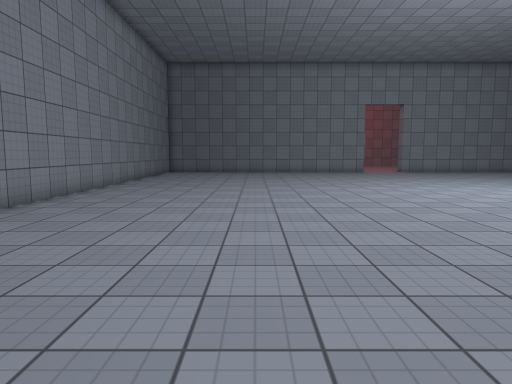
[1] (above)

23 first-person views from a walk through a scene from a Unity 3-D project. The camera is 1.4 m above the floor, tilts 6° down and sees 70° across. The floor is counted in squares, 1 m on a side. Each view is taken from the middle of a square. On the plan, view 1 faces up. The plan holds only what a view shows up to about 16 squares ahead; the rest is blank. The player is left out. Surface patterns are stand-ins for the level's own textures.

[2]
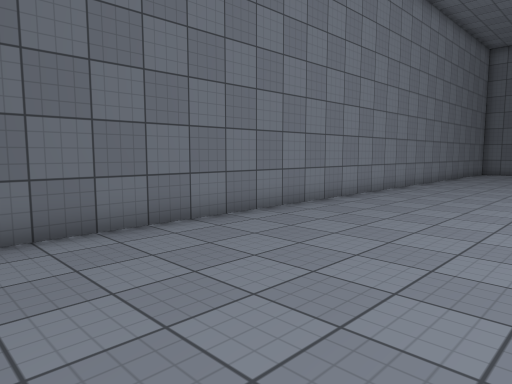

[3]
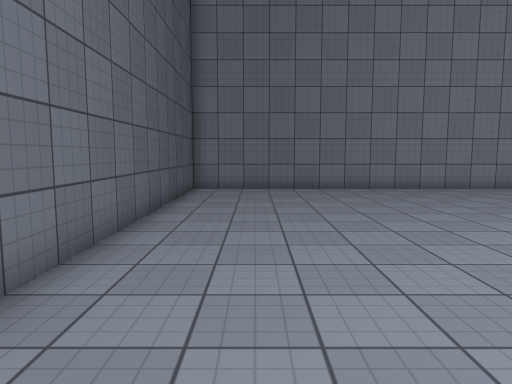

[4]
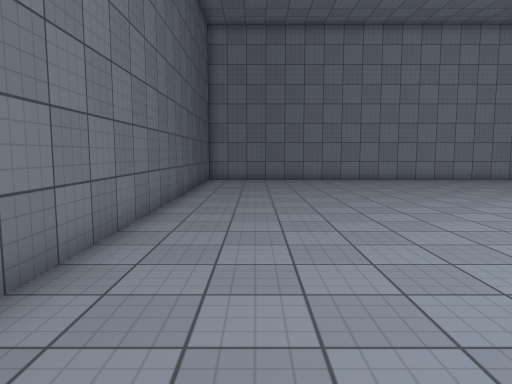

[5]
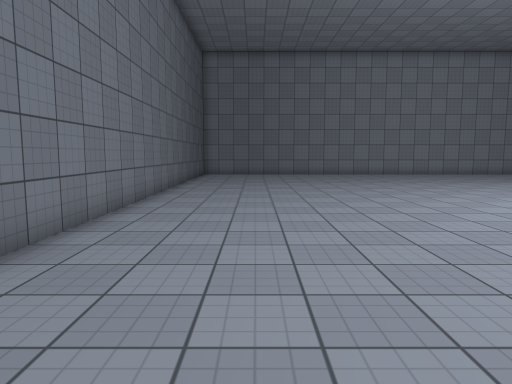

[6]
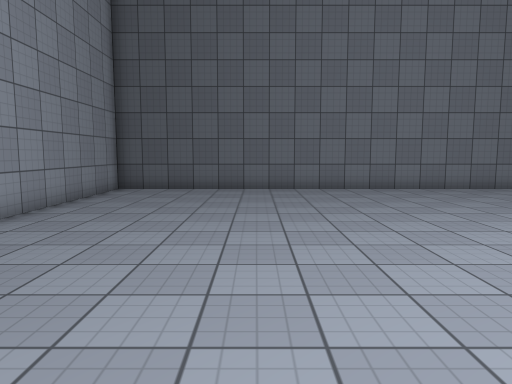

[7]
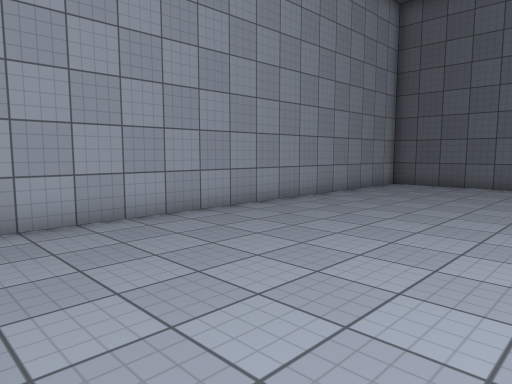

[8]
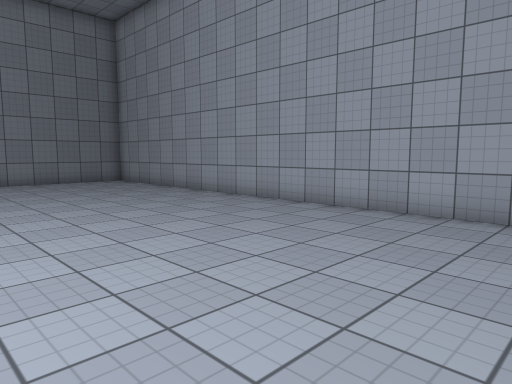

[9]
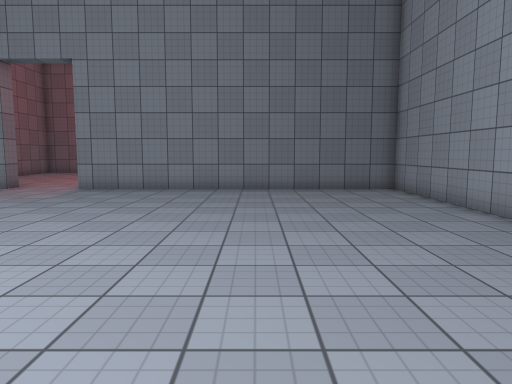

[10]
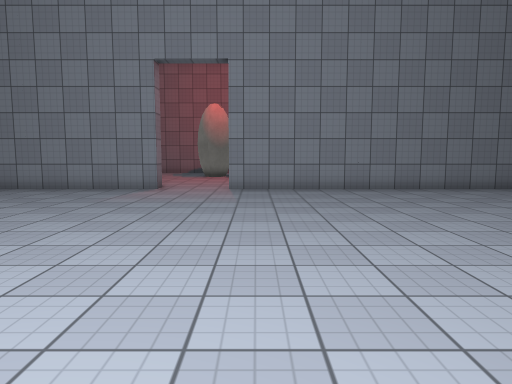

[11]
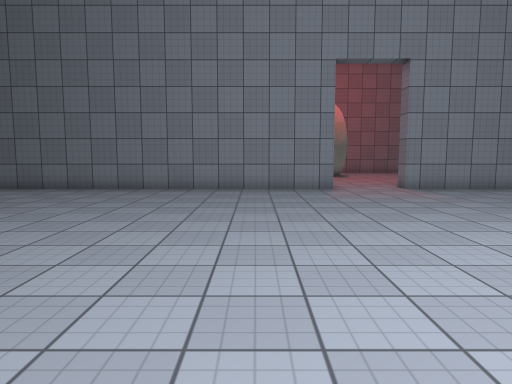

[12]
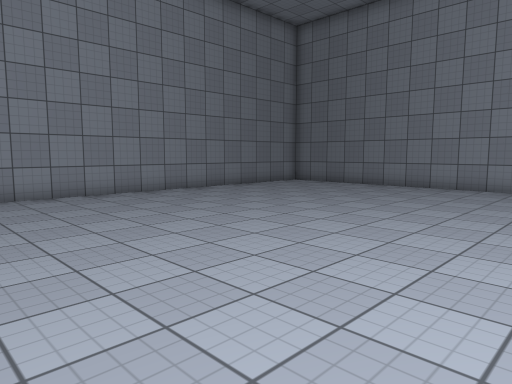

[13]
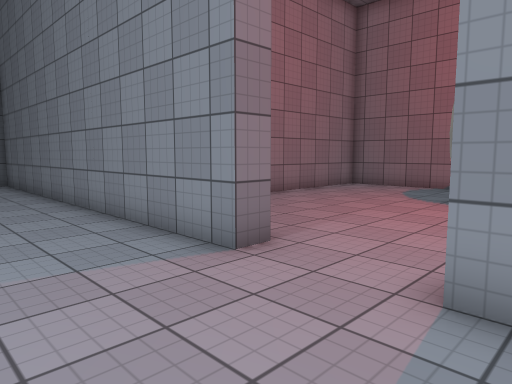

[14]
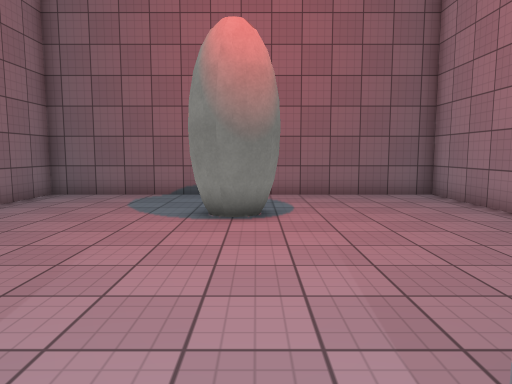

[15]
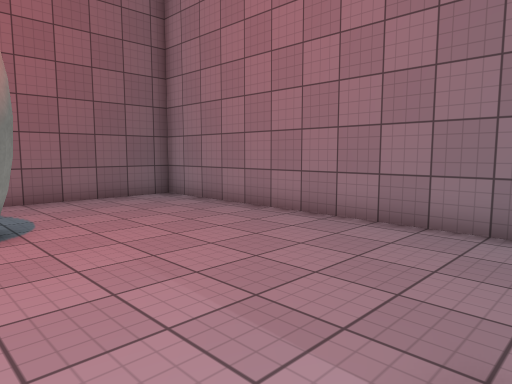

[16]
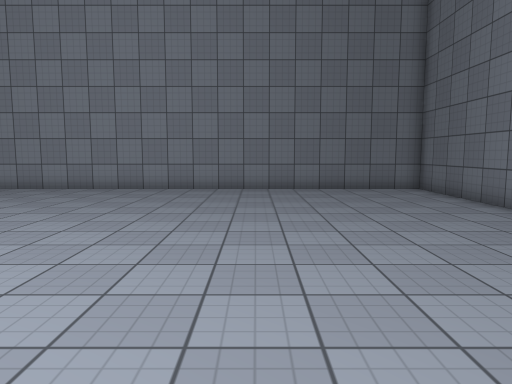

[17]
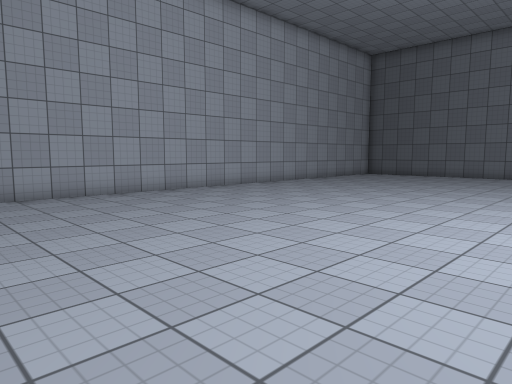

[18]
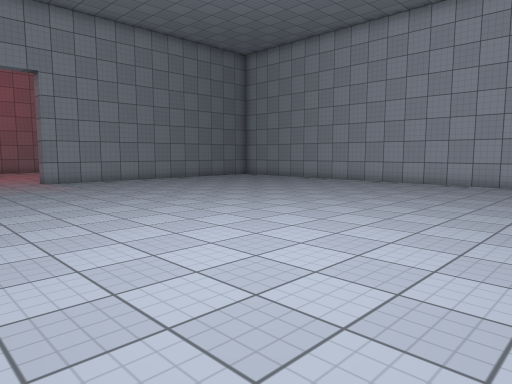

[19]
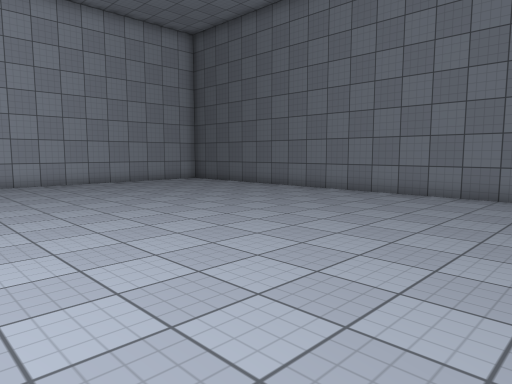

[20]
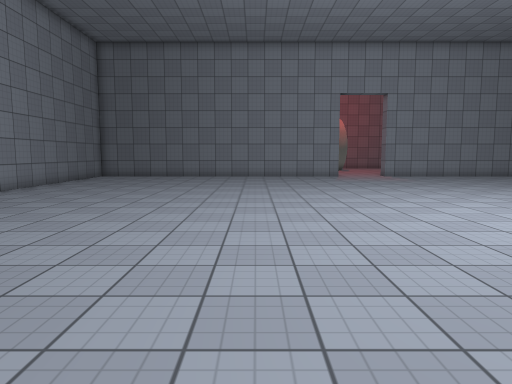

[21]
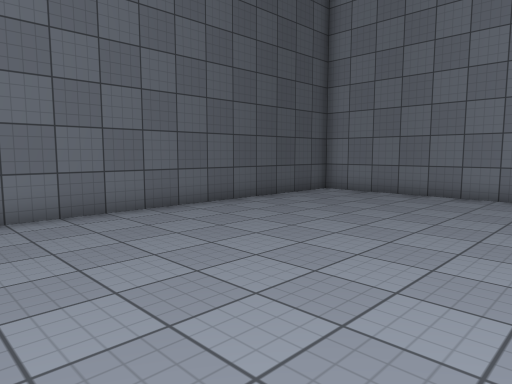

[22]
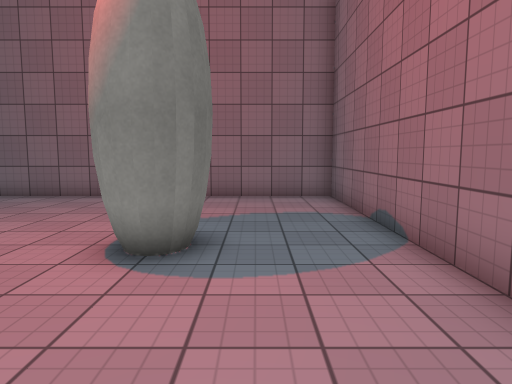

[23]
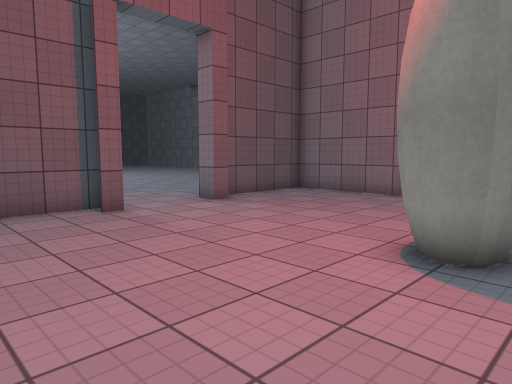

### Floor plan
Ten units are one square. View 1 is at (0, 0); x grows to the right and y downward. Boxes are objects, and circles mark ways between rooms. Rooms are numbered by the first view taken in them; rooms with no view inside come last. Other rooms are left out.
<svg viewBox="-70 -400 310 430">
<path fill="none" stroke="#000" d="M81 -275 -65 -275 -65 25 235 25 235 -275 109 -275M93 -347 88 -349M102 -349 97 -347M104 -351 100 -348M103 -361 105 -357M74 -283 81 -283 81 -275M30 -319 30 -275 69 -275M109 -275 109 -283 115 -283M111 -275 134 -275M160 -291 160 -395 30 -395 30 -338"/>
<circle cx="95" cy="-275" r="3" fill="#2a7"/>
<text x="80" y="-120">1</text>
<text x="90" y="-340">2</text>
</svg>
Room 1 opens to room 2.

Where each view was taken, in squares from view 1:
view 1: 0 up, 0 right, facing up
view 2: 0 up, 0 right, facing up-left
view 3: 0 up, 8 right, facing left
view 4: 0 up, 13 right, facing left
view 5: 1 up, 18 right, facing left
view 6: 12 up, 18 right, facing down
view 7: 14 up, 16 right, facing down-right
view 8: 9 up, 15 right, facing up-right
view 9: 13 up, 18 right, facing up
view 10: 13 up, 12 right, facing up
view 11: 13 up, 5 right, facing up
view 12: 12 up, 6 right, facing up-left
view 13: 24 up, 12 right, facing up-left
view 14: 27 up, 10 right, facing up
view 15: 28 up, 9 right, facing up-right
view 16: 21 up, 8 right, facing left
view 17: 21 up, 11 right, facing down-right
view 18: 9 up, 6 right, facing up-right
view 19: 10 up, 6 right, facing down-right
view 20: 5 up, 3 right, facing up
view 21: 6 up, 6 right, facing down-left
view 22: 37 up, 15 right, facing left
view 23: 37 up, 15 right, facing down-left
